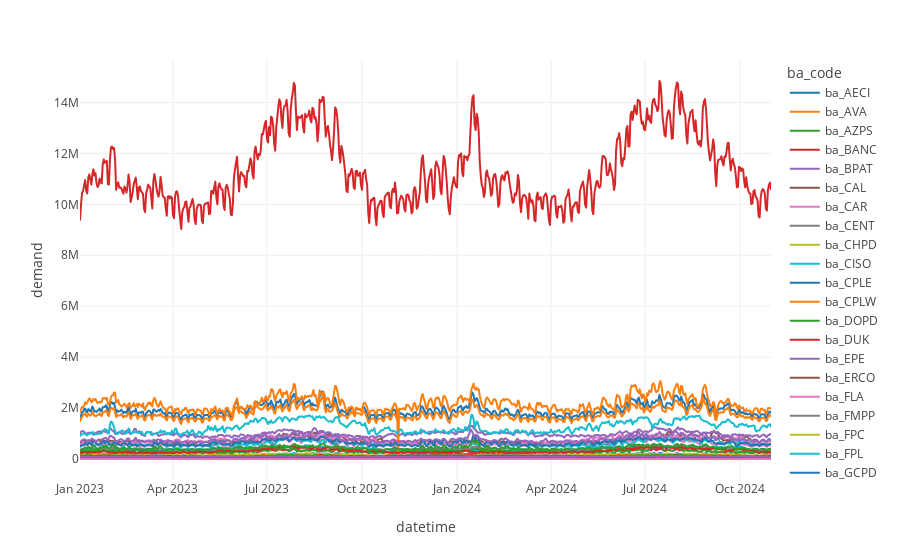

Notebook code cell kept with this figure:
### Code cell
plot_demand(data)

### Figure 1 — Plotly figure (JSON) as saved in the notebook; plotly's stock layout.template omitted (floating-point values rounded to 4 significant figures; data arrays with more than 128 entries replaced by an {"elided": "..."} marker saying what was removed)
{"data": [{"hovertemplate": "ba_code=ba_AECI<br>datetime=%{x}<br>demand=%{y}<extra></extra>", "legendgroup": "ba_AECI", "line": {"color": "#1F77B4", "dash": "solid"}, "marker": {"symbol": "circle"}, "mode": "lines", "name": "ba_AECI", "showlegend": true, "type": "scattergl", "x": {"elided": "670 str values"}, "xaxis": "x", "y": {"elided": "670 int values"}, "yaxis": "y"}, {"hovertemplate": "ba_code=ba_AVA<br>datetime=%{x}<br>demand=%{y}<extra></extra>", "legendgroup": "ba_AVA", "line": {"color": "#FF7F0E", "dash": "solid"}, "marker": {"symbol": "circle"}, "mode": "lines", "name": "ba_AVA", "showlegend": true, "type": "scattergl", "x": {"elided": "670 str values"}, "xaxis": "x", "y": {"elided": "670 int values"}, "yaxis": "y"}, {"hovertemplate": "ba_code=ba_AZPS<br>datetime=%{x}<br>demand=%{y}<extra></extra>", "legendgroup": "ba_AZPS", "line": {"color": "#2CA02C", "dash": "solid"}, "marker": {"symbol": "circle"}, "mode": "lines", "name": "ba_AZPS", "showlegend": true, "type": "scattergl", "x": {"elided": "670 str values"}, "xaxis": "x", "y": {"elided": "670 int values"}, "yaxis": "y"}, {"hovertemplate": "ba_code=ba_BANC<br>datetime=%{x}<br>demand=%{y}<extra></extra>", "legendgroup": "ba_BANC", "line": {"color": "#D62728", "dash": "solid"}, "marker": {"symbol": "circle"}, "mode": "lines", "name": "ba_BANC", "showlegend": true, "type": "scattergl", "x": {"elided": "670 str values"}, "xaxis": "x", "y": {"elided": "670 int values"}, "yaxis": "y"}, {"hovertemplate": "ba_code=ba_BPAT<br>datetime=%{x}<br>demand=%{y}<extra></extra>", "legendgroup": "ba_BPAT", "line": {"color": "#9467BD", "dash": "solid"}, "marker": {"symbol": "circle"}, "mode": "lines", "name": "ba_BPAT", "showlegend": true, "type": "scattergl", "x": {"elided": "670 str values"}, "xaxis": "x", "y": {"elided": "670 int values"}, "yaxis": "y"}, {"hovertemplate": "ba_code=ba_CAL<br>datetime=%{x}<br>demand=%{y}<extra></extra>", "legendgroup": "ba_CAL", "line": {"color": "#8C564B", "dash": "solid"}, "marker": {"symbol": "circle"}, "mode": "lines", "name": "ba_CAL", "showlegend": true, "type": "scattergl", "x": {"elided": "670 str values"}, "xaxis": "x", "y": {"elided": "670 int values"}, "yaxis": "y"}, {"hovertemplate": "ba_code=ba_CAR<br>datetime=%{x}<br>demand=%{y}<extra></extra>", "legendgroup": "ba_CAR", "line": {"color": "#E377C2", "dash": "solid"}, "marker": {"symbol": "circle"}, "mode": "lines", "name": "ba_CAR", "showlegend": true, "type": "scattergl", "x": {"elided": "670 str values"}, "xaxis": "x", "y": {"elided": "670 int values"}, "yaxis": "y"}, {"hovertemplate": "ba_code=ba_CENT<br>datetime=%{x}<br>demand=%{y}<extra></extra>", "legendgroup": "ba_CENT", "line": {"color": "#7F7F7F", "dash": "solid"}, "marker": {"symbol": "circle"}, "mode": "lines", "name": "ba_CENT", "showlegend": true, "type": "scattergl", "x": {"elided": "670 str values"}, "xaxis": "x", "y": {"elided": "670 int values"}, "yaxis": "y"}, {"hovertemplate": "ba_code=ba_CHPD<br>datetime=%{x}<br>demand=%{y}<extra></extra>", "legendgroup": "ba_CHPD", "line": {"color": "#BCBD22", "dash": "solid"}, "marker": {"symbol": "circle"}, "mode": "lines", "name": "ba_CHPD", "showlegend": true, "type": "scattergl", "x": {"elided": "670 str values"}, "xaxis": "x", "y": {"elided": "670 int values"}, "yaxis": "y"}, {"hovertemplate": "ba_code=ba_CISO<br>datetime=%{x}<br>demand=%{y}<extra></extra>", "legendgroup": "ba_CISO", "line": {"color": "#17BECF", "dash": "solid"}, "marker": {"symbol": "circle"}, "mode": "lines", "name": "ba_CISO", "showlegend": true, "type": "scattergl", "x": {"elided": "670 str values"}, "xaxis": "x", "y": {"elided": "670 int values"}, "yaxis": "y"}, {"hovertemplate": "ba_code=ba_CPLE<br>datetime=%{x}<br>demand=%{y}<extra></extra>", "legendgroup": "ba_CPLE", "line": {"color": "#1F77B4", "dash": "solid"}, "marker": {"symbol": "circle"}, "mode": "lines", "name": "ba_CPLE", "showlegend": true, "type": "scattergl", "x": {"elided": "670 str values"}, "xaxis": "x", "y": {"elided": "670 int values"}, "yaxis": "y"}, {"hovertemplate": "ba_code=ba_CPLW<br>datetime=%{x}<br>demand=%{y}<extra></extra>", "legendgroup": "ba_CPLW", "line": {"color": "#FF7F0E", "dash": "solid"}, "marker": {"symbol": "circle"}, "mode": "lines", "name": "ba_CPLW", "showlegend": true, "type": "scattergl", "x": {"elided": "670 str values"}, "xaxis": "x", "y": {"elided": "670 int values"}, "yaxis": "y"}, {"hovertemplate": "ba_code=ba_DOPD<br>datetime=%{x}<br>demand=%{y}<extra></extra>", "legendgroup": "ba_DOPD", "line": {"color": "#2CA02C", "dash": "solid"}, "marker": {"symbol": "circle"}, "mode": "lines", "name": "ba_DOPD", "showlegend": true, "type": "scattergl", "x": {"elided": "670 str values"}, "xaxis": "x", "y": {"elided": "670 int values"}, "yaxis": "y"}, {"hovertemplate": "ba_code=ba_DUK<br>datetime=%{x}<br>demand=%{y}<extra></extra>", "legendgroup": "ba_DUK", "line": {"color": "#D62728", "dash": "solid"}, "marker": {"symbol": "circle"}, "mode": "lines", "name": "ba_DUK", "showlegend": true, "type": "scattergl", "x": {"elided": "670 str values"}, "xaxis": "x", "y": {"elided": "670 int values"}, "yaxis": "y"}, {"hovertemplate": "ba_code=ba_EPE<br>datetime=%{x}<br>demand=%{y}<extra></extra>", "legendgroup": "ba_EPE", "line": {"color": "#9467BD", "dash": "solid"}, "marker": {"symbol": "circle"}, "mode": "lines", "name": "ba_EPE", "showlegend": true, "type": "scattergl", "x": {"elided": "670 str values"}, "xaxis": "x", "y": {"elided": "670 int values"}, "yaxis": "y"}, {"hovertemplate": "ba_code=ba_ERCO<br>datetime=%{x}<br>demand=%{y}<extra></extra>", "legendgroup": "ba_ERCO", "line": {"color": "#8C564B", "dash": "solid"}, "marker": {"symbol": "circle"}, "mode": "lines", "name": "ba_ERCO", "showlegend": true, "type": "scattergl", "x": {"elided": "670 str values"}, "xaxis": "x", "y": {"elided": "670 int values"}, "yaxis": "y"}, {"hovertemplate": "ba_code=ba_FLA<br>datetime=%{x}<br>demand=%{y}<extra></extra>", "legendgroup": "ba_FLA", "line": {"color": "#E377C2", "dash": "solid"}, "marker": {"symbol": "circle"}, "mode": "lines", "name": "ba_FLA", "showlegend": true, "type": "scattergl", "x": {"elided": "670 str values"}, "xaxis": "x", "y": {"elided": "670 int values"}, "yaxis": "y"}, {"hovertemplate": "ba_code=ba_FMPP<br>datetime=%{x}<br>demand=%{y}<extra></extra>", "legendgroup": "ba_FMPP", "line": {"color": "#7F7F7F", "dash": "solid"}, "marker": {"symbol": "circle"}, "mode": "lines", "name": "ba_FMPP", "showlegend": true, "type": "scattergl", "x": {"elided": "670 str values"}, "xaxis": "x", "y": {"elided": "670 int values"}, "yaxis": "y"}, {"hovertemplate": "ba_code=ba_FPC<br>datetime=%{x}<br>demand=%{y}<extra></extra>", "legendgroup": "ba_FPC", "line": {"color": "#BCBD22", "dash": "solid"}, "marker": {"symbol": "circle"}, "mode": "lines", "name": "ba_FPC", "showlegend": true, "type": "scattergl", "x": {"elided": "670 str values"}, "xaxis": "x", "y": {"elided": "670 int values"}, "yaxis": "y"}, {"hovertemplate": "ba_code=ba_FPL<br>datetime=%{x}<br>demand=%{y}<extra></extra>", "legendgroup": "ba_FPL", "line": {"color": "#17BECF", "dash": "solid"}, "marker": {"symbol": "circle"}, "mode": "lines", "name": "ba_FPL", "showlegend": true, "type": "scattergl", "x": {"elided": "670 str values"}, "xaxis": "x", "y": {"elided": "670 int values"}, "yaxis": "y"}, {"hovertemplate": "ba_code=ba_GCPD<br>datetime=%{x}<br>demand=%{y}<extra></extra>", "legendgroup": "ba_GCPD", "line": {"color": "#1F77B4", "dash": "solid"}, "marker": {"symbol": "circle"}, "mode": "lines", "name": "ba_GCPD", "showlegend": true, "type": "scattergl", "x": {"elided": "670 str values"}, "xaxis": "x", "y": {"elided": "670 int values"}, "yaxis": "y"}, {"hovertemplate": "ba_code=ba_GVL<br>datetime=%{x}<br>demand=%{y}<extra></extra>", "legendgroup": "ba_GVL", "line": {"color": "#FF7F0E", "dash": "solid"}, "marker": {"symbol": "circle"}, "mode": "lines", "name": "ba_GVL", "showlegend": true, "type": "scattergl", "x": {"elided": "670 str values"}, "xaxis": "x", "y": {"elided": "670 int values"}, "yaxis": "y"}, {"hovertemplate": "ba_code=ba_HST<br>datetime=%{x}<br>demand=%{y}<extra></extra>", "legendgroup": "ba_HST", "line": {"color": "#2CA02C", "dash": "solid"}, "marker": {"symbol": "circle"}, "mode": "lines", "name": "ba_HST", "showlegend": true, "type": "scattergl", "x": {"elided": "670 str values"}, "xaxis": "x", "y": {"elided": "670 int values"}, "yaxis": "y"}, {"hovertemplate": "ba_code=ba_IID<br>datetime=%{x}<br>demand=%{y}<extra></extra>", "legendgroup": "ba_IID", "line": {"color": "#D62728", "dash": "solid"}, "marker": {"symbol": "circle"}, "mode": "lines", "name": "ba_IID", "showlegend": true, "type": "scattergl", "x": {"elided": "670 str values"}, "xaxis": "x", "y": {"elided": "670 int values"}, "yaxis": "y"}, {"hovertemplate": "ba_code=ba_IPCO<br>datetime=%{x}<br>demand=%{y}<extra></extra>", "legendgroup": "ba_IPCO", "line": {"color": "#9467BD", "dash": "solid"}, "marker": {"symbol": "circle"}, "mode": "lines", "name": "ba_IPCO", "showlegend": true, "type": "scattergl", "x": {"elided": "670 str values"}, "xaxis": "x", "y": {"elided": "670 int values"}, "yaxis": "y"}, {"hovertemplate": "ba_code=ba_ISNE<br>datetime=%{x}<br>demand=%{y}<extra></extra>", "legendgroup": "ba_ISNE", "line": {"color": "#8C564B", "dash": "solid"}, "marker": {"symbol": "circle"}, "mode": "lines", "name": "ba_ISNE", "showlegend": true, "type": "scattergl", "x": {"elided": "670 str values"}, "xaxis": "x", "y": {"elided": "670 int values"}, "yaxis": "y"}, {"hovertemplate": "ba_code=ba_JEA<br>datetime=%{x}<br>demand=%{y}<extra></extra>", "legendgroup": "ba_JEA", "line": {"color": "#E377C2", "dash": "solid"}, "marker": {"symbol": "circle"}, "mode": "lines", "name": "ba_JEA", "showlegend": true, "type": "scattergl", "x": {"elided": "670 str values"}, "xaxis": "x", "y": {"elided": "670 int values"}, "yaxis": "y"}, {"hovertemplate": "ba_code=ba_LDWP<br>datetime=%{x}<br>demand=%{y}<extra></extra>", "legendgroup": "ba_LDWP", "line": {"color": "#7F7F7F", "dash": "solid"}, "marker": {"symbol": "circle"}, "mode": "lines", "name": "ba_LDWP", "showlegend": true, "type": "scattergl", "x": {"elided": "670 str values"}, "xaxis": "x", "y": {"elided": "670 int values"}, "yaxis": "y"}, {"hovertemplate": "ba_code=ba_LGEE<br>datetime=%{x}<br>demand=%{y}<extra></extra>", "legendgroup": "ba_LGEE", "line": {"color": "#BCBD22", "dash": "solid"}, "marker": {"symbol": "circle"}, "mode": "lines", "name": "ba_LGEE", "showlegend": true, "type": "scattergl", "x": {"elided": "670 str values"}, "xaxis": "x", "y": {"elided": "670 int values"}, "yaxis": "y"}, {"hovertemplate": "ba_code=ba_MIDA<br>datetime=%{x}<br>demand=%{y}<extra></extra>", "legendgroup": "ba_MIDA", "line": {"color": "#17BECF", "dash": "solid"}, "marker": {"symbol": "circle"}, "mode": "lines", "name": "ba_MIDA", "showlegend": true, "type": "scattergl", "x": {"elided": "670 str values"}, "xaxis": "x", "y": {"elided": "670 int values"}, "yaxis": "y"}, {"hovertemplate": "ba_code=ba_MIDW<br>datetime=%{x}<br>demand=%{y}<extra></extra>", "legendgroup": "ba_MIDW", "line": {"color": "#1F77B4", "dash": "solid"}, "marker": {"symbol": "circle"}, "mode": "lines", "name": "ba_MIDW", "showlegend": true, "type": "scattergl", "x": {"elided": "670 str values"}, "xaxis": "x", "y": {"elided": "670 int values"}, "yaxis": "y"}, {"hovertemplate": "ba_code=ba_MISO<br>datetime=%{x}<br>demand=%{y}<extra></extra>", "legendgroup": "ba_MISO", "line": {"color": "#FF7F0E", "dash": "solid"}, "marker": {"symbol": "circle"}, "mode": "lines", "name": "ba_MISO", "showlegend": true, "type": "scattergl", "x": {"elided": "670 str values"}, "xaxis": "x", "y": {"elided": "670 int values"}, "yaxis": "y"}, {"hovertemplate": "ba_code=ba_NE<br>datetime=%{x}<br>demand=%{y}<extra></extra>", "legendgroup": "ba_NE", "line": {"color": "#2CA02C", "dash": "solid"}, "marker": {"symbol": "circle"}, "mode": "lines", "name": "ba_NE", "showlegend": true, "type": "scattergl", "x": {"elided": "670 str values"}, "xaxis": "x", "y": {"elided": "670 int values"}, "yaxis": "y"}, {"hovertemplate": "ba_code=ba_NEVP<br>datetime=%{x}<br>demand=%{y}<extra></extra>", "legendgroup": "ba_NEVP", "line": {"color": "#D62728", "dash": "solid"}, "marker": {"symbol": "circle"}, "mode": "lines", "name": "ba_NEVP", "showlegend": true, "type": "scattergl", "x": {"elided": "670 str values"}, "xaxis": "x", "y": {"elided": "670 int values"}, "yaxis": "y"}, {"hovertemplate": "ba_code=ba_NW<br>datetime=%{x}<br>demand=%{y}<extra></extra>", "legendgroup": "ba_NW", "line": {"color": "#9467BD", "dash": "solid"}, "marker": {"symbol": "circle"}, "mode": "lines", "name": "ba_NW", "showlegend": true, "type": "scattergl", "x": {"elided": "670 str values"}, "xaxis": "x", "y": {"elided": "670 int values"}, "yaxis": "y"}, {"hovertemplate": "ba_code=ba_NWMT<br>datetime=%{x}<br>demand=%{y}<extra></extra>", "legendgroup": "ba_NWMT", "line": {"color": "#8C564B", "dash": "solid"}, "marker": {"symbol": "circle"}, "mode": "lines", "name": "ba_NWMT", "showlegend": true, "type": "scattergl", "x": {"elided": "670 str values"}, "xaxis": "x", "y": {"elided": "670 int values"}, "yaxis": "y"}, {"hovertemplate": "ba_code=ba_NY<br>datetime=%{x}<br>demand=%{y}<extra></extra>", "legendgroup": "ba_NY", "line": {"color": "#E377C2", "dash": "solid"}, "marker": {"symbol": "circle"}, "mode": "lines", "name": "ba_NY", "showlegend": true, "type": "scattergl", "x": {"elided": "670 str values"}, "xaxis": "x", "y": {"elided": "670 int values"}, "yaxis": "y"}, {"hovertemplate": "ba_code=ba_NYIS<br>datetime=%{x}<br>demand=%{y}<extra></extra>", "legendgroup": "ba_NYIS", "line": {"color": "#7F7F7F", "dash": "solid"}, "marker": {"symbol": "circle"}, "mode": "lines", "name": "ba_NYIS", "showlegend": true, "type": "scattergl", "x": {"elided": "670 str values"}, "xaxis": "x", "y": {"elided": "670 int values"}, "yaxis": "y"}, {"hovertemplate": "ba_code=ba_PACE<br>datetime=%{x}<br>demand=%{y}<extra></extra>", "legendgroup": "ba_PACE", "line": {"color": "#BCBD22", "dash": "solid"}, "marker": {"symbol": "circle"}, "mode": "lines", "name": "ba_PACE", "showlegend": true, "type": "scattergl", "x": {"elided": "670 str values"}, "xaxis": "x", "y": {"elided": "670 int values"}, "yaxis": "y"}, {"hovertemplate": "ba_code=ba_PACW<br>datetime=%{x}<br>demand=%{y}<extra></extra>", "legendgroup": "ba_PACW", "line": {"color": "#17BECF", "dash": "solid"}, "marker": {"symbol": "circle"}, "mode": "lines", "name": "ba_PACW", "showlegend": true, "type": "scattergl", "x": {"elided": "670 str values"}, "xaxis": "x", "y": {"elided": "670 int values"}, "yaxis": "y"}, {"hovertemplate": "ba_code=ba_PGE<br>datetime=%{x}<br>demand=%{y}<extra></extra>", "legendgroup": "ba_PGE", "line": {"color": "#1F77B4", "dash": "solid"}, "marker": {"symbol": "circle"}, "mode": "lines", "name": "ba_PGE", "showlegend": true, "type": "scattergl", "x": {"elided": "670 str values"}, "xaxis": "x", "y": {"elided": "670 int values"}, "yaxis": "y"}, {"hovertemplate": "ba_code=ba_PJM<br>datetime=%{x}<br>demand=%{y}<extra></extra>", "legendgroup": "ba_PJM", "line": {"color": "#FF7F0E", "dash": "solid"}, "marker": {"symbol": "circle"}, "mode": "lines", "name": "ba_PJM", "showlegend": true, "type": "scattergl", "x": {"elided": "670 str values"}, "xaxis": "x", "y": {"elided": "670 int values"}, "yaxis": "y"}, {"hovertemplate": "ba_code=ba_PNM<br>datetime=%{x}<br>demand=%{y}<extra></extra>", "legendgroup": "ba_PNM", "line": {"color": "#2CA02C", "dash": "solid"}, "marker": {"symbol": "circle"}, "mode": "lines", "name": "ba_PNM", "showlegend": true, "type": "scattergl", "x": {"elided": "670 str values"}, "xaxis": "x", "y": {"elided": "670 int values"}, "yaxis": "y"}, {"hovertemplate": "ba_code=ba_PSCO<br>datetime=%{x}<br>demand=%{y}<extra></extra>", "legendgroup": "ba_PSCO", "line": {"color": "#D62728", "dash": "solid"}, "marker": {"symbol": "circle"}, "mode": "lines", "name": "ba_PSCO", "showlegend": true, "type": "scattergl", "x": {"elided": "670 str values"}, "xaxis": "x", "y": {"elided": "670 int values"}, "yaxis": "y"}, {"hovertemplate": "ba_code=ba_PSEI<br>datetime=%{x}<br>demand=%{y}<extra></extra>", "legendgroup": "ba_PSEI", "line": {"color": "#9467BD", "dash": "solid"}, "marker": {"symbol": "circle"}, "mode": "lines", "name": "ba_PSEI", "showlegend": true, "type": "scattergl", "x": {"elided": "670 str values"}, "xaxis": "x", "y": {"elided": "670 int values"}, "yaxis": "y"}, {"hovertemplate": "ba_code=ba_SC<br>datetime=%{x}<br>demand=%{y}<extra></extra>", "legendgroup": "ba_SC", "line": {"color": "#8C564B", "dash": "solid"}, "marker": {"symbol": "circle"}, "mode": "lines", "name": "ba_SC", "showlegend": true, "type": "scattergl", "x": {"elided": "670 str values"}, "xaxis": "x", "y": {"elided": "670 int values"}, "yaxis": "y"}, {"hovertemplate": "ba_code=ba_SCEG<br>datetime=%{x}<br>demand=%{y}<extra></extra>", "legendgroup": "ba_SCEG", "line": {"color": "#E377C2", "dash": "solid"}, "marker": {"symbol": "circle"}, "mode": "lines", "name": "ba_SCEG", "showlegend": true, "type": "scattergl", "x": {"elided": "670 str values"}, "xaxis": "x", "y": {"elided": "670 int values"}, "yaxis": "y"}, {"hovertemplate": "ba_code=ba_SCL<br>datetime=%{x}<br>demand=%{y}<extra></extra>", "legendgroup": "ba_SCL", "line": {"color": "#7F7F7F", "dash": "solid"}, "marker": {"symbol": "circle"}, "mode": "lines", "name": "ba_SCL", "showlegend": true, "type": "scattergl", "x": {"elided": "670 str values"}, "xaxis": "x", "y": {"elided": "670 int values"}, "yaxis": "y"}, {"hovertemplate": "ba_code=ba_SE<br>datetime=%{x}<br>demand=%{y}<extra></extra>", "legendgroup": "ba_SE", "line": {"color": "#BCBD22", "dash": "solid"}, "marker": {"symbol": "circle"}, "mode": "lines", "name": "ba_SE", "showlegend": true, "type": "scattergl", "x": {"elided": "670 str values"}, "xaxis": "x", "y": {"elided": "670 int values"}, "yaxis": "y"}, {"hovertemplate": "ba_code=ba_SEC<br>datetime=%{x}<br>demand=%{y}<extra></extra>", "legendgroup": "ba_SEC", "line": {"color": "#17BECF", "dash": "solid"}, "marker": {"symbol": "circle"}, "mode": "lines", "name": "ba_SEC", "showlegend": true, "type": "scattergl", "x": {"elided": "670 str values"}, "xaxis": "x", "y": {"elided": "670 int values"}, "yaxis": "y"}, {"hovertemplate": "ba_code=ba_SOCO<br>datetime=%{x}<br>demand=%{y}<extra></extra>", "legendgroup": "ba_SOCO", "line": {"color": "#1F77B4", "dash": "solid"}, "marker": {"symbol": "circle"}, "mode": "lines", "name": "ba_SOCO", "showlegend": true, "type": "scattergl", "x": {"elided": "670 str values"}, "xaxis": "x", "y": {"elided": "670 int values"}, "yaxis": "y"}, {"hovertemplate": "ba_code=ba_SPA<br>datetime=%{x}<br>demand=%{y}<extra></extra>", "legendgroup": "ba_SPA", "line": {"color": "#FF7F0E", "dash": "solid"}, "marker": {"symbol": "circle"}, "mode": "lines", "name": "ba_SPA", "showlegend": true, "type": "scattergl", "x": {"elided": "670 str values"}, "xaxis": "x", "y": {"elided": "670 int values"}, "yaxis": "y"}, {"hovertemplate": "ba_code=ba_SRP<br>datetime=%{x}<br>demand=%{y}<extra></extra>", "legendgroup": "ba_SRP", "line": {"color": "#2CA02C", "dash": "solid"}, "marker": {"symbol": "circle"}, "mode": "lines", "name": "ba_SRP", "showlegend": true, "type": "scattergl", "x": {"elided": "670 str values"}, "xaxis": "x", "y": {"elided": "670 int values"}, "yaxis": "y"}, {"hovertemplate": "ba_code=ba_SW<br>datetime=%{x}<br>demand=%{y}<extra></extra>", "legendgroup": "ba_SW", "line": {"color": "#D62728", "dash": "solid"}, "marker": {"symbol": "circle"}, "mode": "lines", "name": "ba_SW", "showlegend": true, "type": "scattergl", "x": {"elided": "670 str values"}, "xaxis": "x", "y": {"elided": "670 int values"}, "yaxis": "y"}, {"hovertemplate": "ba_code=ba_SWPP<br>datetime=%{x}<br>demand=%{y}<extra></extra>", "legendgroup": "ba_SWPP", "line": {"color": "#9467BD", "dash": "solid"}, "marker": {"symbol": "circle"}, "mode": "lines", "name": "ba_SWPP", "showlegend": true, "type": "scattergl", "x": {"elided": "670 str values"}, "xaxis": "x", "y": {"elided": "670 int values"}, "yaxis": "y"}, {"hovertemplate": "ba_code=ba_TAL<br>datetime=%{x}<br>demand=%{y}<extra></extra>", "legendgroup": "ba_TAL", "line": {"color": "#8C564B", "dash": "solid"}, "marker": {"symbol": "circle"}, "mode": "lines", "name": "ba_TAL", "showlegend": true, "type": "scattergl", "x": {"elided": "670 str values"}, "xaxis": "x", "y": {"elided": "670 int values"}, "yaxis": "y"}, {"hovertemplate": "ba_code=ba_TEC<br>datetime=%{x}<br>demand=%{y}<extra></extra>", "legendgroup": "ba_TEC", "line": {"color": "#E377C2", "dash": "solid"}, "marker": {"symbol": "circle"}, "mode": "lines", "name": "ba_TEC", "showlegend": true, "type": "scattergl", "x": {"elided": "670 str values"}, "xaxis": "x", "y": {"elided": "670 int values"}, "yaxis": "y"}, {"hovertemplate": "ba_code=ba_TEN<br>datetime=%{x}<br>demand=%{y}<extra></extra>", "legendgroup": "ba_TEN", "line": {"color": "#7F7F7F", "dash": "solid"}, "marker": {"symbol": "circle"}, "mode": "lines", "name": "ba_TEN", "showlegend": true, "type": "scattergl", "x": {"elided": "670 str values"}, "xaxis": "x", "y": {"elided": "670 int values"}, "yaxis": "y"}, {"hovertemplate": "ba_code=ba_TEPC<br>datetime=%{x}<br>demand=%{y}<extra></extra>", "legendgroup": "ba_TEPC", "line": {"color": "#BCBD22", "dash": "solid"}, "marker": {"symbol": "circle"}, "mode": "lines", "name": "ba_TEPC", "showlegend": true, "type": "scattergl", "x": {"elided": "670 str values"}, "xaxis": "x", "y": {"elided": "670 int values"}, "yaxis": "y"}, {"hovertemplate": "ba_code=ba_TEX<br>datetime=%{x}<br>demand=%{y}<extra></extra>", "legendgroup": "ba_TEX", "line": {"color": "#17BECF", "dash": "solid"}, "marker": {"symbol": "circle"}, "mode": "lines", "name": "ba_TEX", "showlegend": true, "type": "scattergl", "x": {"elided": "670 str values"}, "xaxis": "x", "y": {"elided": "670 int values"}, "yaxis": "y"}, {"hovertemplate": "ba_code=ba_TIDC<br>datetime=%{x}<br>demand=%{y}<extra></extra>", "legendgroup": "ba_TIDC", "line": {"color": "#1F77B4", "dash": "solid"}, "marker": {"symbol": "circle"}, "mode": "lines", "name": "ba_TIDC", "showlegend": true, "type": "scattergl", "x": {"elided": "670 str values"}, "xaxis": "x", "y": {"elided": "670 int values"}, "yaxis": "y"}, {"hovertemplate": "ba_code=ba_TPWR<br>datetime=%{x}<br>demand=%{y}<extra></extra>", "legendgroup": "ba_TPWR", "line": {"color": "#FF7F0E", "dash": "solid"}, "marker": {"symbol": "circle"}, "mode": "lines", "name": "ba_TPWR", "showlegend": true, "type": "scattergl", "x": {"elided": "670 str values"}, "xaxis": "x", "y": {"elided": "670 int values"}, "yaxis": "y"}, {"hovertemplate": "ba_code=ba_TVA<br>datetime=%{x}<br>demand=%{y}<extra></extra>", "legendgroup": "ba_TVA", "line": {"color": "#2CA02C", "dash": "solid"}, "marker": {"symbol": "circle"}, "mode": "lines", "name": "ba_TVA", "showlegend": true, "type": "scattergl", "x": {"elided": "670 str values"}, "xaxis": "x", "y": {"elided": "670 int values"}, "yaxis": "y"}, {"hovertemplate": "ba_code=ba_US48<br>datetime=%{x}<br>demand=%{y}<extra></extra>", "legendgroup": "ba_US48", "line": {"color": "#D62728", "dash": "solid"}, "marker": {"symbol": "circle"}, "mode": "lines", "name": "ba_US48", "showlegend": true, "type": "scattergl", "x": {"elided": "670 str values"}, "xaxis": "x", "y": {"elided": "670 int values"}, "yaxis": "y"}, {"hovertemplate": "ba_code=ba_WACM<br>datetime=%{x}<br>demand=%{y}<extra></extra>", "legendgroup": "ba_WACM", "line": {"color": "#9467BD", "dash": "solid"}, "marker": {"symbol": "circle"}, "mode": "lines", "name": "ba_WACM", "showlegend": true, "type": "scattergl", "x": {"elided": "670 str values"}, "xaxis": "x", "y": {"elided": "670 int values"}, "yaxis": "y"}, {"hovertemplate": "ba_code=ba_WALC<br>datetime=%{x}<br>demand=%{y}<extra></extra>", "legendgroup": "ba_WALC", "line": {"color": "#8C564B", "dash": "solid"}, "marker": {"symbol": "circle"}, "mode": "lines", "name": "ba_WALC", "showlegend": true, "type": "scattergl", "x": {"elided": "670 str values"}, "xaxis": "x", "y": {"elided": "670 int values"}, "yaxis": "y"}, {"hovertemplate": "ba_code=ba_WAUW<br>datetime=%{x}<br>demand=%{y}<extra></extra>", "legendgroup": "ba_WAUW", "line": {"color": "#E377C2", "dash": "solid"}, "marker": {"symbol": "circle"}, "mode": "lines", "name": "ba_WAUW", "showlegend": true, "type": "scattergl", "x": {"elided": "670 str values"}, "xaxis": "x", "y": {"elided": "670 int values"}, "yaxis": "y"}], "layout": {"legend": {"title": {"text": "ba_code"}, "tracegroupgap": 0}, "margin": {"t": 60}, "xaxis": {"anchor": "y", "domain": [0, 1], "title": {"text": "datetime"}}, "yaxis": {"anchor": "x", "domain": [0, 1], "title": {"text": "demand"}}}}
